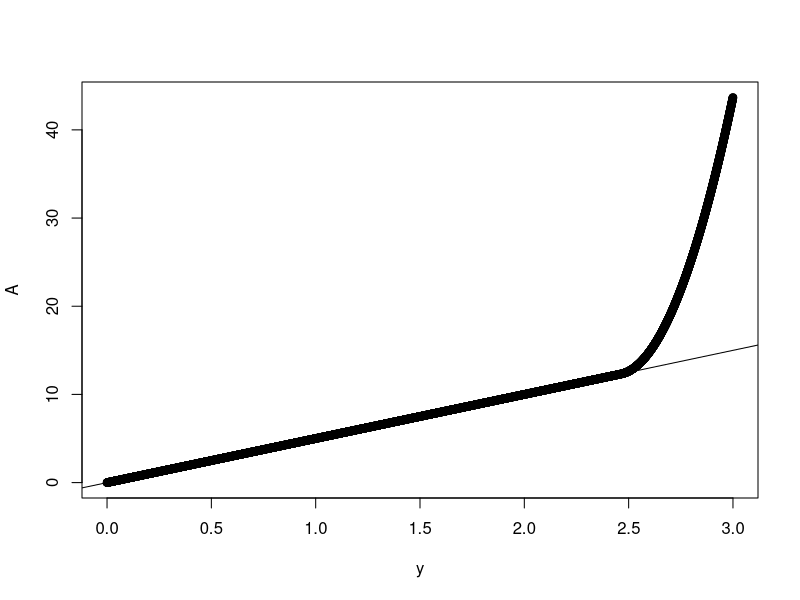
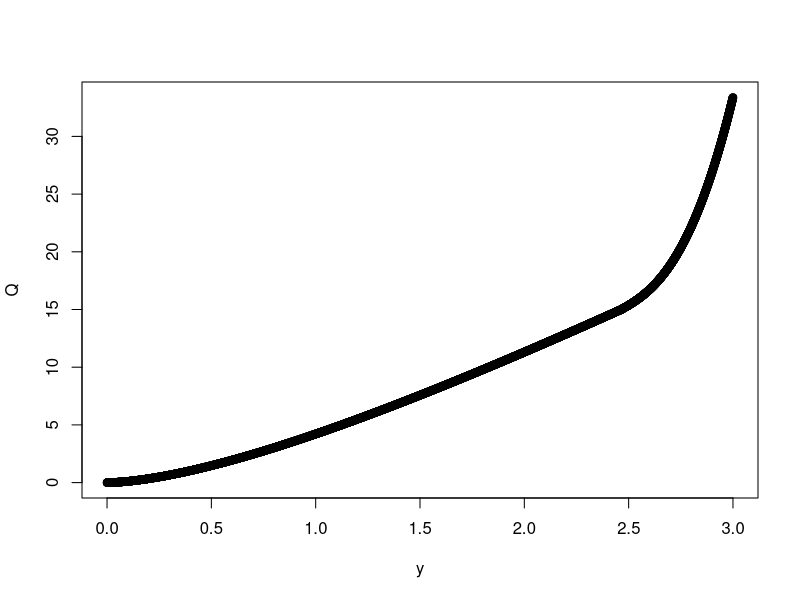
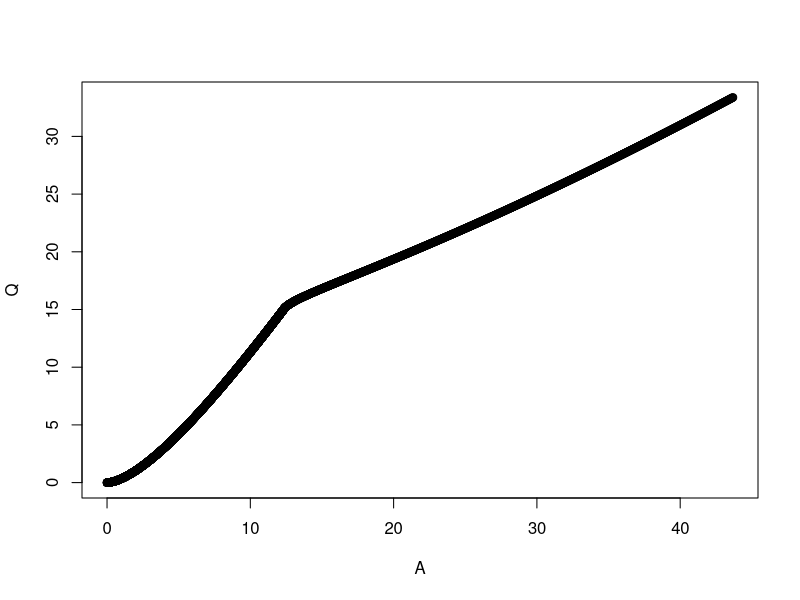
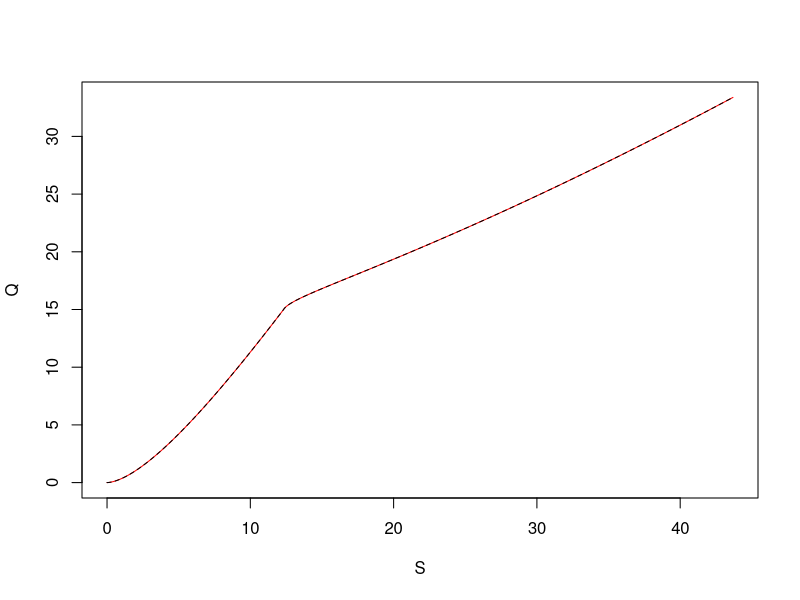
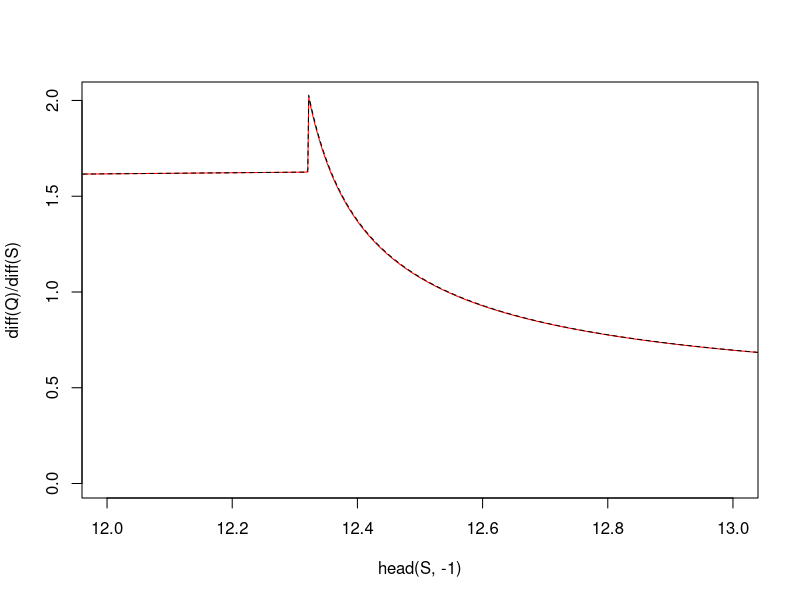

These charts were generated, in order, by the following R code:
rm(list=ls())

n <- 0.03
B0 <- 5
tan_alpha <- 0.01
q_crit <- 15
grd <- 0.001
Dx <- 1
 ##         area        Dx  gradient
## 373.0799 1638.0000    0.0010

ca <- 1/tan_alpha
sa <- sin(atan(tan_alpha))
beta <- sqrt(grd)/n

Ay <- function(y){ return( (B0*y) + pmax(0.0,y-y_crit)*ca*pmax(0.0,y-y_crit) ); }
#Py <- function(y){ return( B0 + 2.0*pmin(y,y_crit) + 2.0*(pmax(0.0,y-y_crit)/sa) ); }

Qy <- function(y){
    Atri <- 0.5*pmax(0.0,y-y_crit)*ca*pmax(0.0,y-y_crit)
    Ptri <- pmax(1e-6,y-y_crit)/sa ## since is y<y_crit Atri=0
    Achn <- B0*y
    Pchn <- B0 + 2*pmin(y,y_crit)
    Qchn <- beta * (Achn^(5/3)) / Pchn^(2/3)
    Qtri <- beta * (Atri^(5/3)) / Ptri^(2/3)
    return(Qchn + 2*Qtri)
}

y_crit <- Inf
y_crit <- uniroot(function(x){q_crit - Qy(x)},c(0,100))$root

y <- seq(0,3,length=10000)
A <- Ay(y)
Q <- Qy(y)
plot(y,A)
abline(a=0,b=B0)

plot(y,Q)
plot(A,Q)

Qs <- function(s){
    A <- s/Dx
    Ac <- s_crit/Dx
    yc <- Ac/B0
    dA <- pmax(0,A-Ac)
    dy <- ( -B0 + sqrt( B0^2 + 4*dA*ca ) ) / (2*ca)
    y <- pmin(yc+dy, A/B0)
    qrect <- beta*((B0*y)^(5/3))/( (B0+2*pmin(yc,y))^(2/3) )
    qtri <- beta*((ca/2)^(5/3))*(sa^(2/3))*(dy^(8/3))
    q <- qrect + 2*qtri
    dqds <- rep(NA,length(qrect))
    idx <- y<yc
    dqds[idx] <- ((5/3)*(q[idx]/y[idx]) - (4/3)*(q[idx]/(B0+2*y[idx])))/ (B0*Dx)
    dqds[!idx] <- ((5/3)*(qrect[!idx]/y[!idx]) + (16/3)*(qtri[!idx]/dy[!idx]))*(1/sqrt(B0^2 + 4*dA[!idx]*ca))/ Dx
    return(list(y=y,
                q=q,
                dqds=dqds))
}

s_crit <- y_crit*Dx*B0

S <- A*Dx
plot(S,Q,type="l",col="red")
tmp <- Qs(S)
lines(S,tmp$q,lty=2)


plot(head(S,-1),diff(Q)/diff(S),type="l",col="red",xlim=c(12,13))
lines(A*Dx,tmp$dqds,lty=2)
